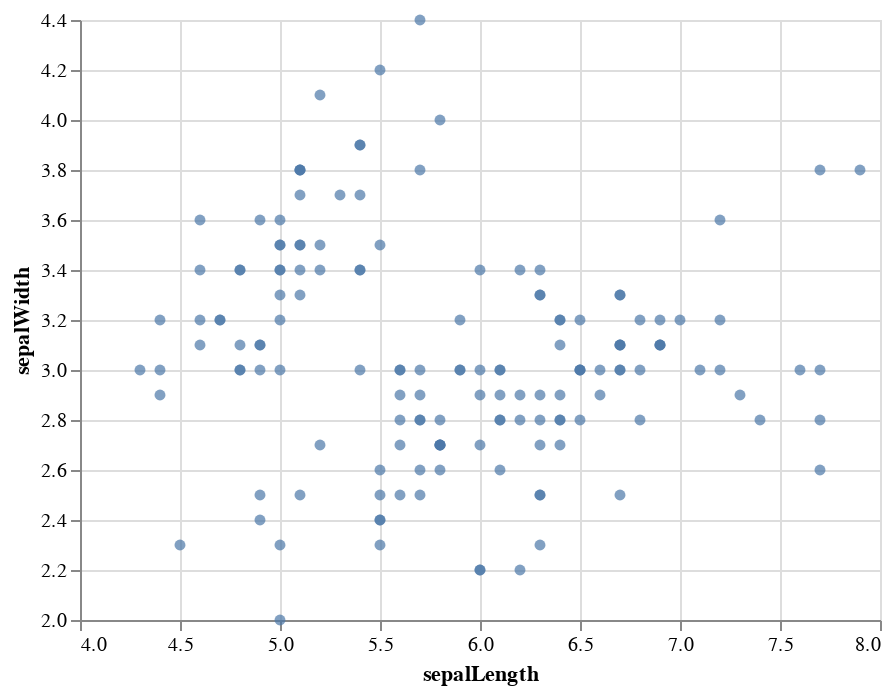

Notebook cell for this chart:
### Code cell
brush = alt.selection_interval() 
alt.Chart(iris_data).mark_circle().encode(
    x=alt.X('sepalLength', scale=alt.Scale(zero=False)),
    y=alt.Y('sepalWidth', scale=alt.Scale(zero=False)),
).add_selection(brush)

### Figure 1 — Vega-Lite specification as saved in the notebook (floating-point values rounded to 4 significant figures; data arrays with more than 128 entries replaced by an {"elided": "..."} marker saying what was removed)
{"config": {"view": {"continuousWidth": 400, "continuousHeight": 300}}, "data": {"name": "data-cb5f6f68883200d5e9a851f3ae4ae120"}, "mark": "circle", "encoding": {"x": {"field": "sepalLength", "scale": {"zero": false}, "type": "quantitative"}, "y": {"field": "sepalWidth", "scale": {"zero": false}, "type": "quantitative"}}, "selection": {"selector002": {"type": "interval"}}, "$schema": "https://vega.github.io/schema/vega-lite/v4.17.0.json", "datasets": {"data-cb5f6f68883200d5e9a851f3ae4ae120": {"elided": "150 records"}}}
